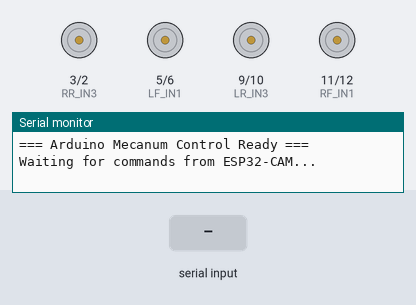
The sketch below on a simulated Arduino Uno, built with avr-gcc and run on an emulated ATmega328P. Shown: motor-driver pin pairs drawn as motors (green arrow = first pin HIGH = forward, orange = second pin HIGH = backward, longer = more drive), the last lines printed to the serial monitor. Inputs (shaded band) come from the test bench.

Above: at 1.2 s.
1.3 s: "FORWARD\n" received over Serial
At 2.5 s:
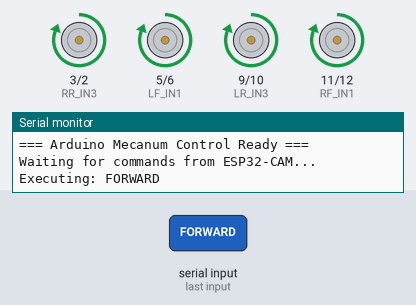
2.8 s: "BACKWARD\n" received over Serial
At 3.7 s:
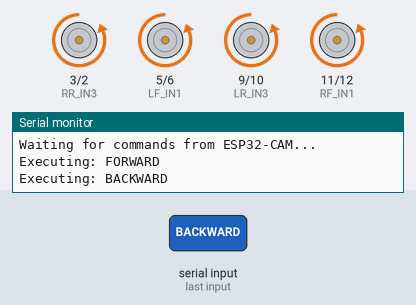
4.3 s: "LEFT\n" received over Serial
At 4.8 s:
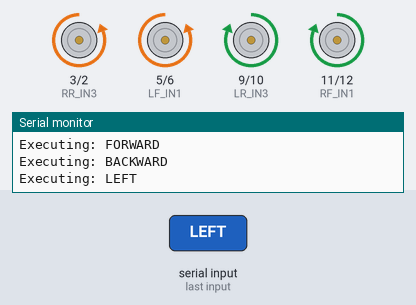
5.8 s: "RIGHT\n" received over Serial
At 7.0 s:
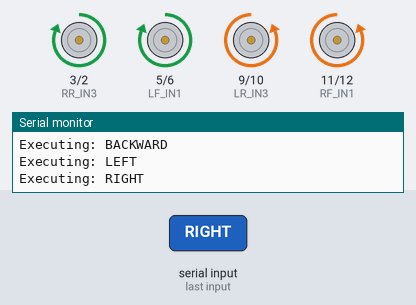
7.3 s: "ROTATE_LEFT\n" received over Serial
At 8.4 s:
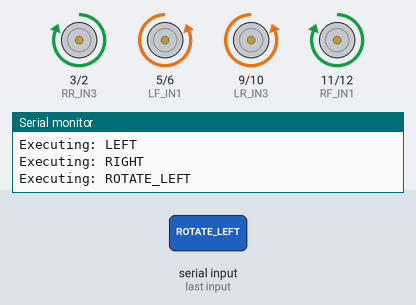
8.8 s: "ROTATE_RIGHT\n" received over Serial
At 9.5 s:
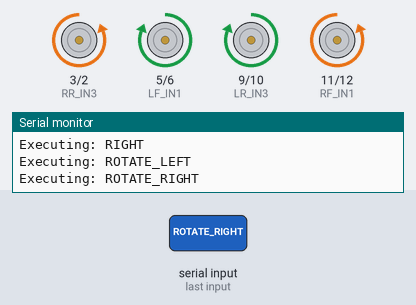
Timing chart, 0 to 11.3 s (numbered marks = the images above; inputs shaded):
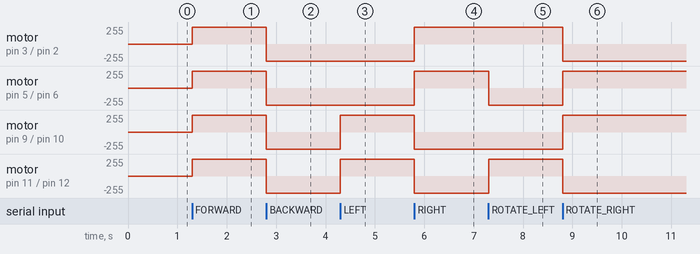

Measured:
- after the input at 1.3 s, motor on pin 3 (RR_IN3) / pin 2 (RR_IN4), motor on pin 5 (LF_IN1) / pin 6 (LF_IN2), motor on pin 9 (LR_IN3) / pin 10 (LR_IN4), motor on pin 11 (RF_IN1) / pin 12 (RF_IN2): stopped → forward 255/255 at once
- after the input at 2.8 s, motor on pin 3 (RR_IN3) / pin 2 (RR_IN4), motor on pin 5 (LF_IN1) / pin 6 (LF_IN2), motor on pin 9 (LR_IN3) / pin 10 (LR_IN4), motor on pin 11 (RF_IN1) / pin 12 (RF_IN2): forward 255/255 → backward 255/255 at once
- after the input at 4.3 s, motor on pin 9 (LR_IN3) / pin 10 (LR_IN4), motor on pin 11 (RF_IN1) / pin 12 (RF_IN2): backward 255/255 → forward 255/255 at once
- after the input at 5.8 s, motor on pin 3 (RR_IN3) / pin 2 (RR_IN4), motor on pin 5 (LF_IN1) / pin 6 (LF_IN2): backward 255/255 → forward 255/255 at once; motor on pin 9 (LR_IN3) / pin 10 (LR_IN4), motor on pin 11 (RF_IN1) / pin 12 (RF_IN2): forward 255/255 → backward 255/255 at once
- after the input at 7.3 s, motor on pin 5 (LF_IN1) / pin 6 (LF_IN2): forward 255/255 → backward 255/255 at once; motor on pin 11 (RF_IN1) / pin 12 (RF_IN2): backward 255/255 → forward 255/255 at once
- after the input at 8.8 s, motor on pin 3 (RR_IN3) / pin 2 (RR_IN4), motor on pin 11 (RF_IN1) / pin 12 (RF_IN2): forward 255/255 → backward 255/255 at once; motor on pin 5 (LF_IN1) / pin 6 (LF_IN2), motor on pin 9 (LR_IN3) / pin 10 (LR_IN4): backward 255/255 → forward 255/255 at once

The sketch:

arduino_mecanum_control.ino
```cpp
/**
 * Arduino Uno - Mecanum Wheel Control Firmware
 *
 * Chức năng:
 * 1. Nhận lệnh từ ESP32-CAM qua Serial UART
 * 2. Điều khiển 4 động cơ bánh Mecanum qua 2 mạch L298N
 * 3. Hỗ trợ 7 chuyển động: Tiến, Lùi, Trái, Phải, Xoay trái, Xoay phải, Dừng
 *
 * Sơ đồ kết nối:
 * - L298N #1 (Trái): IN1, IN2, IN3, IN4 → Arduino pins 5, 6, 9, 10
 * - L298N #2 (Phải): IN1, IN2, IN3, IN4 → Arduino pins 11, 12, 3, 2
 *
 * Lệnh nhận được từ Serial:
 * - FORWARD, BACKWARD, LEFT, RIGHT
 * - ROTATE_LEFT, ROTATE_RIGHT, STOP
 *
 * Bánh xe Mecanum:
 * - Có con lăn 45 độ cho phép di chuyển đa hướng
 * - Strafe (di chuyển ngang) khác với Rotate (xoay tại chỗ)
 */

// ==================== ĐỊNH NGHĨA CHÂN L298N #1 (BÊN TRÁI) ====================
const int LF_IN1 = 5;   // Left Front motor +
const int LF_IN2 = 6;   // Left Front motor -
const int LR_IN3 = 9;   // Left Rear motor +
const int LR_IN4 = 10;  // Left Rear motor -

// ==================== ĐỊNH NGHĨA CHÂN L298N #2 (BÊN PHẢI) ====================
const int RF_IN1 = 11;  // Right Front motor +
const int RF_IN2 = 12;  // Right Front motor -
const int RR_IN3 = 3;   // Right Rear motor +
const int RR_IN4 = 2;   // Right Rear motor -

// ==================== BIẾN TOÀN CỤC ====================
String command = "";  // Lưu lệnh nhận được từ Serial

// ==================== SETUP ====================
void setup() {
  // Khởi tạo Serial với ESP32-CAM
  Serial.begin(115200);

  // Cấu hình tất cả chân là OUTPUT
  pinMode(LF_IN1, OUTPUT);
  pinMode(LF_IN2, OUTPUT);
  pinMode(LR_IN3, OUTPUT);
  pinMode(LR_IN4, OUTPUT);
  pinMode(RF_IN1, OUTPUT);
  pinMode(RF_IN2, OUTPUT);
  pinMode(RR_IN3, OUTPUT);
  pinMode(RR_IN4, OUTPUT);

  // Dừng tất cả động cơ khi khởi động
  stopAllMotors();

  Serial.println("=== Arduino Mecanum Control Ready ===");
  Serial.println("Waiting for commands from ESP32-CAM...");
}

// ==================== CÁC HÀM ĐIỀU KHIỂN ĐỘNG CƠ ====================

/**
 * Dừng tất cả 4 động cơ
 * Cả 2 chân của mỗi động cơ đều LOW
 */
void stopAllMotors() {
  digitalWrite(LF_IN1, LOW); digitalWrite(LF_IN2, LOW);
  digitalWrite(LR_IN3, LOW); digitalWrite(LR_IN4, LOW);
  digitalWrite(RF_IN1, LOW); digitalWrite(RF_IN2, LOW);
  digitalWrite(RR_IN3, LOW); digitalWrite(RR_IN4, LOW);
}

/**
 * Tiến lên - Tất cả bánh xe quay tới
 */
void moveForward() {
  digitalWrite(LF_IN1, HIGH); digitalWrite(LF_IN2, LOW);
  digitalWrite(LR_IN3, HIGH); digitalWrite(LR_IN4, LOW);
  digitalWrite(RF_IN1, HIGH); digitalWrite(RF_IN2, LOW);
  digitalWrite(RR_IN3, HIGH); digitalWrite(RR_IN4, LOW);
}

/**
 * Lùi lại - Tất cả bánh xe quay lùi
 */
void moveBackward() {
  digitalWrite(LF_IN1, LOW); digitalWrite(LF_IN2, HIGH);
  digitalWrite(LR_IN3, LOW); digitalWrite(LR_IN4, HIGH);
  digitalWrite(RF_IN1, LOW); digitalWrite(RF_IN2, HIGH);
  digitalWrite(RR_IN3, LOW); digitalWrite(RR_IN4, HIGH);
}

/**
 * Di chuyển sang trái (Mecanum strafe left)
 * LF: lùi, LR: tiến, RF: tiến, RR: lùi
 */
void moveLeft() {
  digitalWrite(LF_IN1, LOW);  digitalWrite(LF_IN2, HIGH);  // Left Front: REV
  digitalWrite(LR_IN3, HIGH); digitalWrite(LR_IN4, LOW);   // Left Rear: FWD
  digitalWrite(RF_IN1, HIGH); digitalWrite(RF_IN2, LOW);   // Right Front: FWD
  digitalWrite(RR_IN3, LOW);  digitalWrite(RR_IN4, HIGH);  // Right Rear: REV
}

/**
 * Di chuyển sang phải (Mecanum strafe right)
 * LF: tiến, LR: lùi, RF: lùi, RR: tiến
 */
void moveRight() {
  digitalWrite(LF_IN1, HIGH); digitalWrite(LF_IN2, LOW);   // Left Front: FWD
  digitalWrite(LR_IN3, LOW);  digitalWrite(LR_IN4, HIGH);  // Left Rear: REV
  digitalWrite(RF_IN1, LOW);  digitalWrite(RF_IN2, HIGH);  // Right Front: REV
  digitalWrite(RR_IN3, HIGH); digitalWrite(RR_IN4, LOW);   // Right Rear: FWD
}

/**
 * Xoay trái tại chỗ (Rotate counter-clockwise)
 * Bánh trái lùi, bánh phải tiến
 */
void rotateLeft() {
  digitalWrite(LF_IN1, LOW);  digitalWrite(LF_IN2, HIGH);  // Left Front: REV
  digitalWrite(LR_IN3, LOW);  digitalWrite(LR_IN4, HIGH);  // Left Rear: REV
  digitalWrite(RF_IN1, HIGH); digitalWrite(RF_IN2, LOW);   // Right Front: FWD
  digitalWrite(RR_IN3, HIGH); digitalWrite(RR_IN4, LOW);   // Right Rear: FWD
}

/**
 * Xoay phải tại chỗ (Rotate clockwise)
 * Bánh trái tiến, bánh phải lùi
 */
void rotateRight() {
  digitalWrite(LF_IN1, HIGH); digitalWrite(LF_IN2, LOW);   // Left Front: FWD
  digitalWrite(LR_IN3, HIGH); digitalWrite(LR_IN4, LOW);   // Left Rear: FWD
  digitalWrite(RF_IN1, LOW);  digitalWrite(RF_IN2, HIGH);  // Right Front: REV
  digitalWrite(RR_IN3, LOW);  digitalWrite(RR_IN4, HIGH);  // Right Rear: REV
}

// ==================== XỬ LÝ LỆNH ====================

/**
 * Xử lý lệnh nhận được từ Serial
 * Chuyển đổi string command thành hàm điều khiển tương ứng
 */
void executeCommand(String cmd) {
  cmd.trim();  // Xóa khoảng trắng thừa

  Serial.print("Executing: ");
  Serial.println(cmd);

  if (cmd == "FORWARD") {
    moveForward();
  }
  else if (cmd == "BACKWARD") {
    moveBackward();
  }
  else if (cmd == "LEFT") {
    moveLeft();
  }
  else if (cmd == "RIGHT") {
    moveRight();
  }
  else if (cmd == "ROTATE_LEFT") {
    rotateLeft();
  }
  else if (cmd == "ROTATE_RIGHT") {
    rotateRight();
  }
  else if (cmd == "STOP") {
    stopAllMotors();
  }
  else {
    Serial.print("Unknown command: ");
    Serial.println(cmd);
    stopAllMotors();  // An toàn: dừng nếu lệnh không hợp lệ
  }
}

// ==================== LOOP ====================
void loop() {
  // Kiểm tra có dữ liệu từ Serial (ESP32-CAM gửi xuống)
  if (Serial.available() > 0) {
    // Đọc lệnh cho đến khi gặp newline
    command = Serial.readStringUntil('\n');

    // Xử lý lệnh
    if (command.length() > 0) {
      executeCommand(command);
    }
  }
}
```
